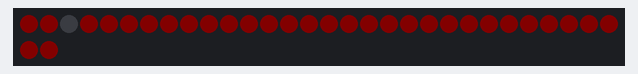
Recording of a sketch running on a simulated Arduino Uno, built with avr-gcc and run on an emulated ATmega328P. Parts: 32 RGB LEDs in strip order, left to right, continuing on the next row. Dim RGB values are drawn brighter than linear; what the sketch prints to the serial monitor is not drawn.

Above: at 5.65 s.
At 11.27 s:
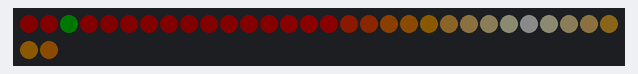
At 16.27 s:
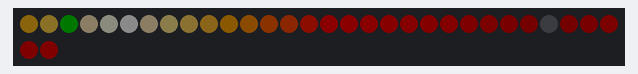
At 16.79 s:
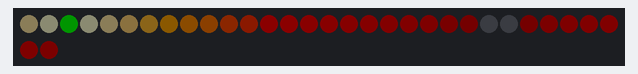
At 31.27 s:
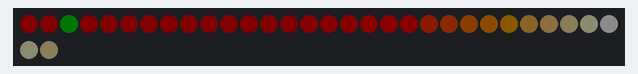
At 36.27 s:
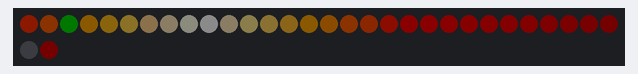

The sketch:

every_n_with_switch_cases.ino
```cpp
// Example of using switch case to run through a series of steps.
//
// A pixel is held off for a period of time, then ramps up to
// a dim green, is briefly held at that brightness, and then
// finally the the pixel is turned up to full brightness for a
// different brief period of time (in milliseconds).  It's then
// turned off again until it's time to run through the steps
// again.
//
// The timing of two of the switch cases is determined by two
// EveryN timers.  These timers are individually reset to zero
// when the section they control is started.
//
//
// Marc Miller,  Feb 2021
//***************************************************************

#include "FastLED.h"
#define DATA_PIN 11
#define CLOCK_PIN 13
#define LED_TYPE LPD8806
#define COLOR_ORDER GRB
#define NUM_LEDS 32
#define BRIGHTNESS 255
CRGB leds[NUM_LEDS];


const uint8_t greenPixel = 2;  // pixel number for green flash
static uint8_t greenFlash = 0;  // the current switch case (start Off)
static uint8_t greenDimVal = 70;  // ramp up to this dim value
static CEveryNMilliseconds holdTimer(350);  // time to hold dim value before flash
static CEveryNMilliseconds fullTimer(20);  // time to hold flash/full brightness
uint8_t gVal;


//===============================================================
void setup() {
  Serial.begin(115200);
  delay(1500);
  FastLED.addLeds<LED_TYPE, DATA_PIN, CLOCK_PIN, COLOR_ORDER>(leds, NUM_LEDS).setCorrection(TypicalLEDStrip);
  FastLED.setBrightness(BRIGHTNESS);
  FastLED.clear();
  FastLED.show();
  Serial.println("Setup done.\n");
}

//===============================================================
void loop() {

  // fill up the strip up with some animated colors
  static uint8_t colorIndex;
  EVERY_N_MILLISECONDS(80){
    colorIndex++;
  }
  for( int i = 0; i < NUM_LEDS; ++i) {
    leds[i] = ColorFromPalette( LavaColors_p, colorIndex + (3*i), 10, LINEARBLEND);
  }


  // how often to run the green flash
  //   EVERY_N_MILLISECONDS, _SECONDS, _MINUTES, or _HOURS
  EVERY_N_SECONDS(5){
    greenFlash = 1;  // switch to case 1 (start green fade in)
    gVal = 0;  // reset brightness value to 0
  }


  switch (greenFlash) {

    case 0:
      // turn pixel Off
      leds[greenPixel] = CHSV(0,0,0);
      break;

    case 1:
      // fade in green
      leds[greenPixel] = CHSV(96,255,gVal);
      EVERY_N_MILLISECONDS(5) {  // increase to slow ramp up time
        gVal += 1;
        if (gVal >= greenDimVal) {
          greenFlash = 2;  // move on to hold
          holdTimer.reset();  // zero timer for next section
        }
      }
      break;

    case 2:
      // hold green
      leds[greenPixel] = CHSV(96,255,greenDimVal);
      if (holdTimer) {
        greenFlash = 3;  // move on to full brightness
        fullTimer.reset();  // zero timer for next section
      }
      break;

    case 3:
      // full bright green
      leds[greenPixel] = CHSV(96,235,255);  // slightly desaturated
      if (fullTimer) {
        greenFlash = 0;  // go back to green off
        //Serial.println("green pixel turned Off");
      }
      break;

    default:
      break;

  }  // end of switch


  FastLED.show();


}  // end main loop
```
